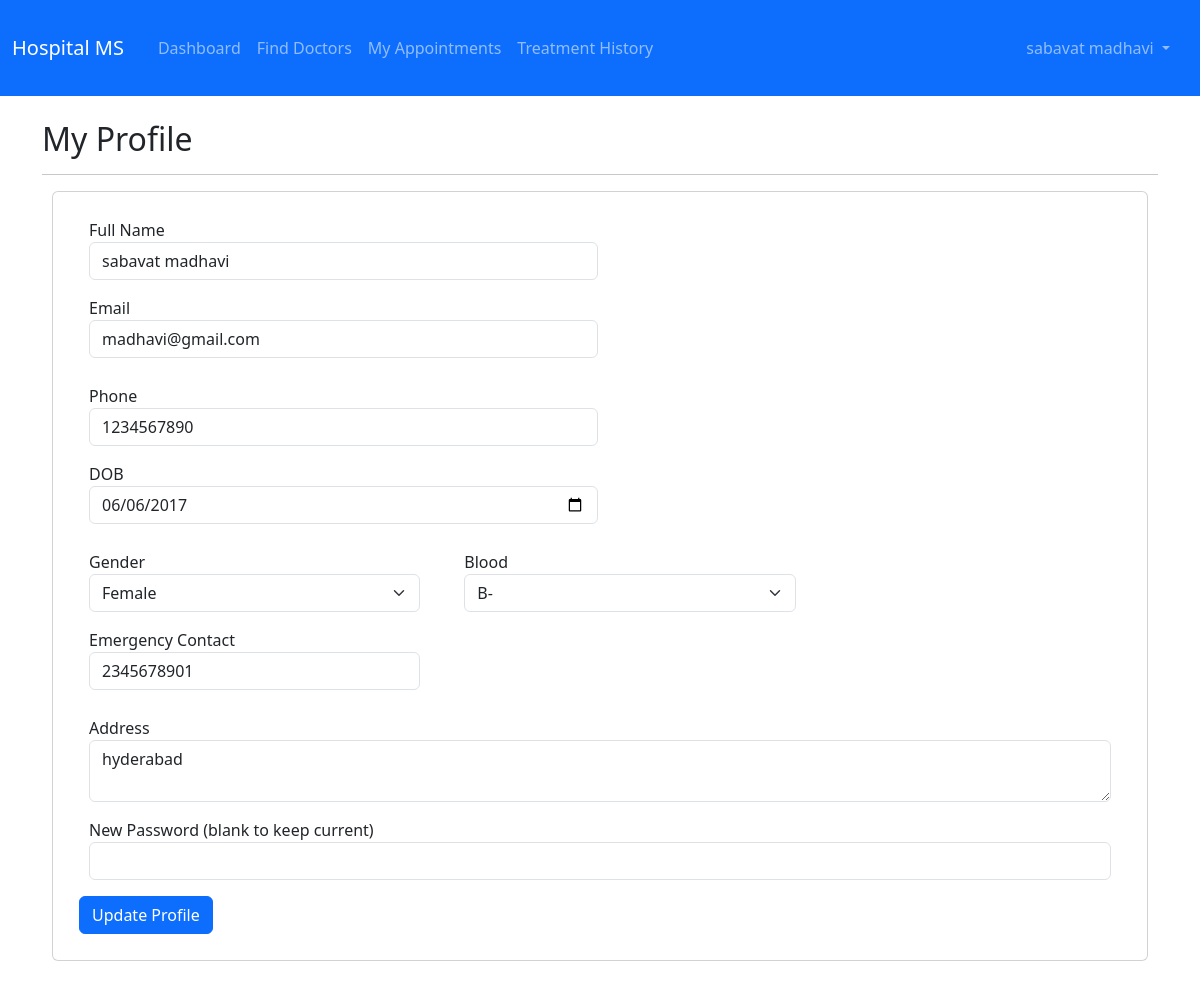
The app's page /patient/profile (signed in) with its own data.
### backend/app.py (models this page shows, shortened)
class User(UserMixin, db.Model):
    id = db.Column(db.Integer, primary_key=True)
    username = db.Column(db.String(180), unique=True, nullable=False)
    email = db.Column(db.String(100), unique=True, nullable=False)
    password_hash = db.Column(db.String(100), nullable=False)
    role = db.Column(db.String(50), nullable=False)
    full_name = db.Column(db.String(80), nullable=False)
    phone = db.Column(db.String(10))
    is_active = db.Column(db.Boolean, default=True)
    created_at = db.Column(db.DateTime, default=datetime.utcnow)

class Patient(db.Model):
    id = db.Column(db.Integer, primary_key=True)
    user_id = db.Column(db.Integer, db.ForeignKey('user.id'), nullable=False, unique=True)
    date_of_birth = db.Column(db.Date)
    gender = db.Column(db.String(40))
    blood_group = db.Column(db.String(6))
    address = db.Column(db.Text)
    emergency_contact = db.Column(db.String(10))
    user = db.relationship('User', backref=db.backref('patient_profile', uselist=False))
    appointments = db.relationship('Appointment', backref='patient', lazy=True)

### backend/app.py (the view, shortened to what this page needs)
@app.route('/patient/profile', methods=['GET', 'POST'])
@login_required
@role_required('patient')
def patient_profile():
    patient = Patient.query.filter_by(user_id=current_user.id).first()
    return render_template('patient/profile.html', patient=patient)

### backend/app.py (called while the page is built)
@login_manager.user_loader
def load_user(user_id): return User.query.get(int(user_id))

def role_required(role):
    def decorator(f):
        @wraps(f)
        def decorated_function(*args, **kwargs):
            if not current_user.is_authenticated or current_user.role != role:
                flash('Access denied', 'danger')
                return redirect(url_for('index'))
            return f(*args, **kwargs)
        return decorated_function
    return decorator

### frontend/templates/patient/profile.html (shortened to what this page needs)
{% extends "base.html" %}
{% block content %}
<h2>My Profile</h2>
<hr>
<div class="card"><div class="card-body">
    <form method="POST">
        <div class="row">
            <div class="col-md-6 mb-3"><label>Full Name</label><input type="text" class="form-control" name="full_name" value="{{ patient.user.full_name }}" required></div>
            <div class="col-md-6 mb-3"><label>Email</label><input type="email" class="form-control" name="email" value="{{ patient.user.email }}" required></div>
        </div>
        <div class="row">
            <div class="col-md-6 mb-3"><label>Phone</label><input type="tel" class="form-control" name="phone" value="{{ patient.user.phone }}" required></div>
            <div class="col-md-6 mb-3"><label>DOB</label><input type="date" class="form-control" name="dob" value="{{ patient.date_of_birth.strftime('%Y-%m-%d') if patient.date_of_birth else '' }}"></div>
        </div>
        <div class="row">
            <div class="col-md-4 mb-3"><label>Gender</label><select class="form-select" name="gender"><option {% if patient.gender == 'Female' %}selected{% endif %}>Female</option></select></div>
            <div class="col-md-4 mb-3"><label>Blood</label><select class="form-select" name="blood_group"><option value="">Select</option>{% for bg in ['A+', 'A-', 'B+', 'B-', 'AB+', 'AB-', 'O+', 'O-'] %}<option {% if patient.blood_group == bg %}selected{% endif %}>{{ bg }}</option>{% endfor %}</select></div>
            <div class="col-md-4 mb-3"><label>Emergency Contact</label><input type="tel" class="form-control" name="emergency_contact" value="{{ patient.emergency_contact }}"></div>
        </div>
        <div class="mb-3"><label>Address</label><textarea class="form-control" name="address" rows="2">{{ patient.address }}</textarea></div>
        <div class="mb-3"><label>New Password (blank to keep current)</label><input type="password" class="form-control" name="password"></div>
        <button type="submit" class="btn btn-primary">Update Profile</button>
    </form>
</div></div>
{% endblock %}

### frontend/templates/base.html (shortened to what this page needs)
<!DOCTYPE html>
<html lang="en">
<head>
    <link href="https://cdn.jsdelivr.net/npm/bootstrap@5.3.0/dist/css/bootstrap.min.css" rel="stylesheet">
    <link rel="stylesheet" href="https://cdn.jsdelivr.net/npm/bootstrap-icons@1.10.0/font/bootstrap-icons.css">
    <link rel="stylesheet" href="{{ url_for('static', filename='css/style.css') }}">
</head>
<body>
    <nav class="navbar navbar-expand-lg navbar-dark bg-primary">
        <div class="container-fluid">
            <a class="navbar-brand" href="{{ url_for('index') }}"> Hospital MS</a>
            <div class="collapse navbar-collapse" id="navbarNav">
                <ul class="navbar-nav me-auto">
                    {% if current_user.is_authenticated %}
                        {% if current_user.role == 'admin' %}
                            <li class="nav-item"><a class="nav-link" href="{{ url_for('admin_dashboard') }}"> Dashboard</a></li>
                            <li class="nav-item"><a class="nav-link" href="{{ url_for('admin_doctors') }}"> Doctors</a></li>
                            <li class="nav-item"><a class="nav-link" href="{{ url_for('admin_patients') }}"> Patients</a></li>
                            <li class="nav-item"><a class="nav-link" href="{{ url_for('admin_appointments') }}">Appointments</a></li>
                            <li class="nav-item"><a class="nav-link" href="{{ url_for('admin_search') }}"> Search</a></li>
                        {% elif current_user.role == 'patient' %}
                            <li class="nav-item"><a class="nav-link" href="{{ url_for('patient_dashboard') }}">Dashboard</a></li>
                            <li class="nav-item"><a class="nav-link" href="{{ url_for('patient_doctors') }}"> Find Doctors</a></li>
                            <li class="nav-item"><a class="nav-link" href="{{ url_for('patient_appointments') }}"> My Appointments</a></li>
                            <li class="nav-item"><a class="nav-link" href="{{ url_for('treatment_history') }}"> Treatment History</a></li>
                        {% endif %}
                    {% endif %}
                </ul>
                <ul class="navbar-nav">
                    {% if current_user.is_authenticated %}
                        <li class="nav-item dropdown">
                            <a class="nav-link dropdown-toggle" href="#" id="navbarDropdown" role="button" data-bs-toggle="dropdown">
                               {{ current_user.full_name }}
                            </a>
                        </li>
                    {% else %}
                        <li class="nav-item"><a class="nav-link" href="{{ url_for('login') }}"> Login</a></li>
                        <li class="nav-item"><a class="nav-link" href="{{ url_for('register') }}"> Register</a></li>
                    {% endif %}
                </ul>
            </div>
        </div>
    </nav>
    <main class="container my-4">
        {% block content %}{% endblock %}
    </main>
</body>
</html>

### frontend/static/css/style.css (style rules this page uses)
button { background-color: lightblue; }
div { margin: 10px; }
a { text-decoration: none; }

### records on screen
User: full_name "sabavat madhavi", email "madhavi@gmail.com", phone "1234567890"
Patient: dob "06/06/2017", gender "Female", blood_group "B-", emergency_contact "2345678901", address "hyderabad"
